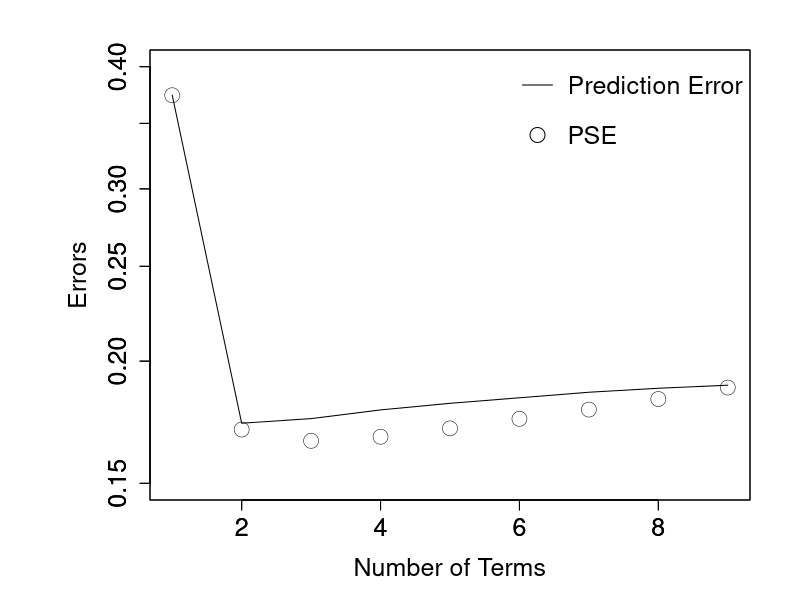

Reproduce this figure in R.
# コード3.2
greedy <- function(X, y) {
  mmaxp1 <- ncol(X)
  sidx <- NULL
  cidx <- 1:mmaxp1
# ステップに関するループ
  for (m in 1:mmaxp1) {
    errtmp <- NULL
# 選ばれていない変数のインデックスに関するループ
    for (k in cidx) {
# cidx の要素を sidx に一時的に 1 つ追加して最小二乗推定量を計算
      idx <- c(sidx, k)
      Xm <- X[, idx]
      bm <- solve(t(Xm) %*% Xm) %*% t(Xm) %*% y
      fm <- Xm %*% bm
# cidx の各要素に対して残差二乗平均を格納
      errtmp <- c(errtmp, mean((y - fm)^2))
    }
# 残差二乗平均を最小化する cidx の要素のインデックスの決定
    pos <- which.min(errtmp)   
# sidx と cidx のアップデート
    sidx <- c(sidx, cidx[pos])
    cidx <- cidx[-pos]
  }
  return(sidx)
}
# コード3.3
set.seed(2017)
n <- 50; mmax <- 8; mmaxp1 <- mmax+1; sigma <- 0.4; S1 <- 500; S2 <- 500
x <- 2*(0:(n-1))/(n-1)-1
X <- rep(1, n)
for (m in 1:mmax) X <- cbind(X, x^m)
tf <- sin(pi * x)
Z <- NULL
for (s2 in 1:S2) Z <- cbind(Z, tf + rnorm(n, 0, sigma))
perr <- NULL; pse <- NULL
for (s1 in 1:S1) {
  y <- tf + rnorm(n, 0, sigma)
  bf <- solve(t(X) %*% X) %*% t(X) %*% y
  ff <- X %*% bf
  esigma2 <- sum((y - ff)^2)/(n - mmaxp1)
# 貪欲法によって並べ直したインデックス sidx の取得
  sidx <- greedy(X, y)
  psem <- NULL
  perrm <- NULL 
# sidx の順番で最小二乗推定量を計算し， PSE および予測二乗誤差を計算
  for (m in 1:mmaxp1) {
    idx <- sidx[1:m]
    Xm <- matrix(X[, idx], n, m)
    bm <- solve(t(Xm) %*% Xm) %*% t(Xm) %*% y
    fm <- Xm %*% bm
    psetmp <- mean((y - fm)^2)+2*m * esigma2 / n
    psem <- c(psem, psetmp)
    perrtmp <- NULL
    for (s2 in 1:S2) perrtmp <- c(perrtmp, mean((Z[, s2] - fm)^2))
    perrm <- c(perrm, mean(perrtmp))
  }
# PSE と予測二乗誤差の格納
  pse <- rbind(pse, psem)
  perr <- rbind(perr, perrm)
}
# PSEと予測二乗誤差の平均の描画
PSE <- apply(pse, 2, mean)
PERR <- apply(perr, 2, mean)
par(omi = c(0, 0, 0, 0))
par(mai = c(1.0, 1.5, 0.5, 0.5))
par(ps = 18)
xlim <- c(1, mmaxp1)
ylim <- c(0.15, 0.4)
plot(1:mmaxp1, PERR, log = "y", type = "l", xlim = xlim, ylim = ylim, xlab = "Number of Terms", ylab = "Errors", main = "")
par(new = T)
plot(1:mmaxp1, PSE, log = "y", type = "p", pch = 1, lwd = 0.5, cex = 2, xlim = xlim, ylim = ylim, xlab = "", ylab = "", ann = F)
labels <- c("Prediction Error", "PSE")
pchs <- c(-1, 1, 16)
ltys <- c(1, -1, -1)
legend("topright",  legend  =  labels,  pch  =  pchs,  lty  =  ltys, bty = "n", y.intersp = 2.5
, pt.cex = 2)

